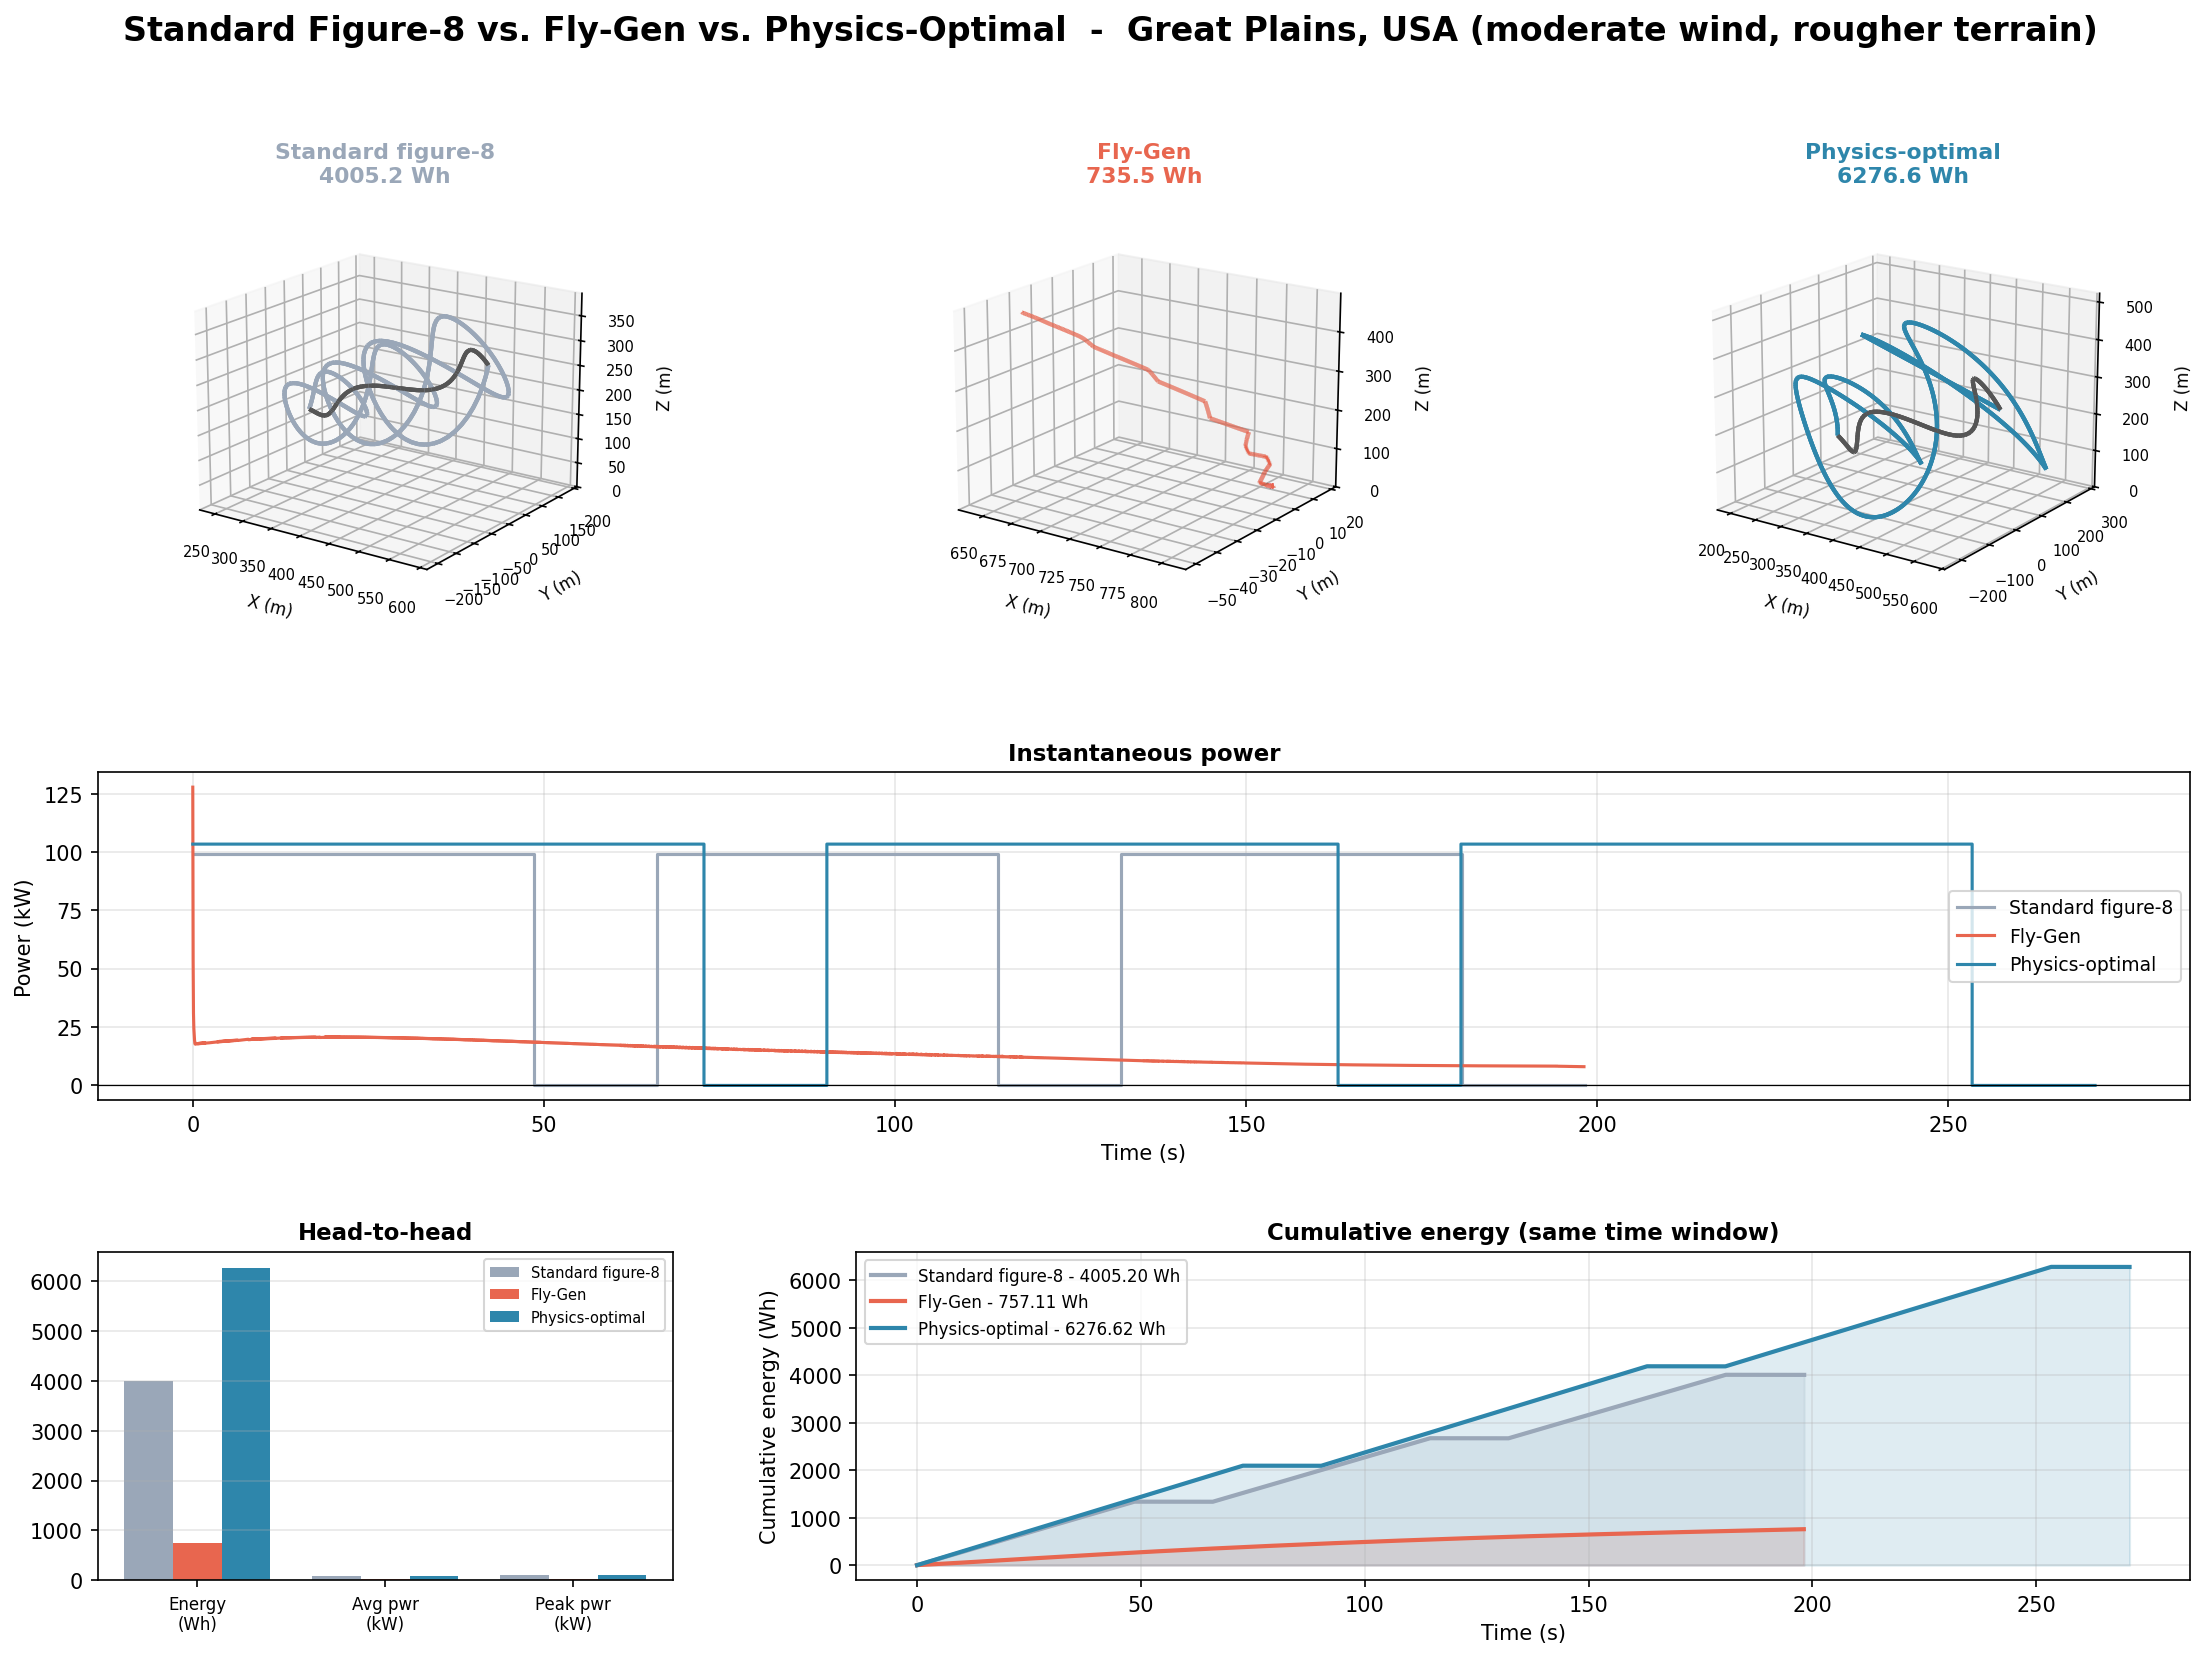

Write the Python code that produced this figure.
"""
kite_compare.py

Compares three airborne wind energy flight strategies for the same
kite, weather, and location:

  1. Standard ascending figure-8 - the simple, symmetric weave shape
     most commercial pumping-cycle systems standardize on. Only winch
     settings (reel-out/reel-in speed, depower) are tuned to the site.

  2. Fly-Gen (onboard generator) - fixed-length tether, no winch;
     onboard rotors extract power via added drag while the kite flies
     a continuous crosswind weave (historically Makani). Uses the
     full dynamic simulation from kite_dynamics.py, not the
     quasi-steady approximation the other two use.

  3. Physics-optimal pumping cycle - weave shape and winch settings
     are searched together to find whatever maximizes energy.

Usage (interactive - prompts you for weather/location/kite):
    python kite_compare.py

Usage (scripted):
    python kite_compare.py --wind-speed 12 --shear 0.14 --area 20 \\
        --site-elevation 500 --preset atacama_coast

Output: kite_compare.png (flight-path + power + energy comparison)
and a printed report.
"""

import argparse
import sys
import numpy as np
import matplotlib.pyplot as plt
from mpl_toolkits.mplot3d.art3d import Line3DCollection
from matplotlib.lines import Line2D

from kite_dynamics import KiteConfig
from kite_optimizer import WindEnvironment, optimize_route
from kite_pumping import optimize_fixed_figure8, optimize_physics_optimal
from kite_environments import LOCATION_PRESETS, build_environment, prompt_for_scenario


COLOR_FIXED = "#9AA7B8"     # standard figure-8 -- slate/grey
COLOR_FLYGEN = "#E8664F"    # Fly-Gen -- coral/red
COLOR_OPT = "#2E86AB"       # physics-optimal -- blue
COLOR_REEL_IN = "#555555"   # generic "reel-in" phase shade


# ─────────────────────────────────────────────
#  Comparison driver
# ─────────────────────────────────────────────

def run_comparison(cfg, env, l_min=300.0, l_max=650.0, elev0_deg=28.0,
                    flygen_tether_len=800.0, flygen_elev0_deg=30.0,
                    report_cycles=3, seed=0, verbose=True):
    if verbose:
        print("=" * 60)
        print("STEP 1/3 - Standard ascending figure-8 (winch settings only)")
        print("=" * 60)
    fixed_params, fixed_sim, _ = optimize_fixed_figure8(
        cfg, env, l_min=l_min, l_max=l_max, elev0_deg=elev0_deg,
        report_cycles=report_cycles, seed=seed, verbose=verbose)

    if verbose:
        print()
        print("=" * 60)
        print("STEP 2/3 - Physics-optimal pumping cycle (free-form shape + winch)")
        print("=" * 60)
    optimal_params, optimal_sim, _ = optimize_physics_optimal(
        cfg, env, l_min=l_min, l_max=l_max, elev0_deg=elev0_deg,
        report_cycles=report_cycles, seed=seed, verbose=verbose)

    # Match Fly-Gen's simulated window to the pumping cycle's natural
    # duration so all three are compared over identical wall-clock time.
    match_duration = fixed_sim["t"][-1]

    if verbose:
        print()
        print("=" * 60)
        print(f"STEP 3/3 - Fly-Gen (onboard generator, fixed tether, full dynamics)")
        print(f"  (matched to the same {match_duration:.0f}s window)")
        print("=" * 60)
    flygen_cfg = KiteConfig(mass=cfg.mass, area=cfg.area, CL=cfg.CL, CD=cfg.CD,
                             tether_len=flygen_tether_len,
                             site_elevation_msl=cfg.site_elevation_msl)
    flygen_result = optimize_route(flygen_cfg, env, report_t_end=match_duration,
                                    elev0_deg=flygen_elev0_deg, seed=seed,
                                    verbose=verbose)
    flygen_sim = _normalize_flygen_sim(flygen_result.best)

    return dict(fixed=(fixed_params, fixed_sim),
                optimal=(optimal_params, optimal_sim),
                flygen=(flygen_result.best_params, flygen_sim),
                match_duration=match_duration)


def _normalize_flygen_sim(sim):
    """
    Fly-Gen's sim dict (from kite_optimizer.py) has slightly different
    keys than the pumping-cycle sim dicts (no 'phase' or 'l', since
    it's a continuous weave on a fixed tether, not a reel-out/reel-in
    cycle). Add the missing keys so downstream plotting/report code
    can treat all three uniformly.
    """
    sim = dict(sim)  # shallow copy, don't mutate the original
    sim["phase"] = np.array(["out"] * len(sim["t"]))   # continuously "generating"
    sim["l"] = np.linalg.norm(sim["pos"], axis=1)
    sim["shape_loss"] = 0.0   # not a meaningful concept for Fly-Gen
    return sim


# ─────────────────────────────────────────────
#  Report
# ─────────────────────────────────────────────

def print_report(cfg, env, results, scenario_label=""):
    fixed_params, fixed_sim = results["fixed"]
    optimal_params, optimal_sim = results["optimal"]
    flygen_params, flygen_sim = results["flygen"]
    match_duration = results["match_duration"]

    fixed_Wh = fixed_sim["energy_J"] / 3600.0
    optimal_Wh = optimal_sim["energy_J"] / 3600.0
    flygen_Wh = flygen_sim["energy_J"] / 3600.0

    print()
    print("=" * 72)
    print("THREE-WAY COMPARISON")
    print("=" * 72)
    if scenario_label:
        print(f"Location:    {scenario_label}")
    print(f"Environment: {env}")
    print(f"Kite:        {cfg}")
    print(f"Comparison window: {match_duration:.0f} s ({match_duration/60:.1f} min)")
    print()
    print(f"{'':26s}{'Std figure-8':>15s}{'Fly-Gen':>15s}{'Physics-optimal':>17s}")
    print(f"{'Total energy (Wh)':26s}{fixed_Wh:15.2f}{flygen_Wh:15.2f}{optimal_Wh:17.2f}")
    print(f"{'Average power (kW)':26s}{fixed_sim['mean_power']/1000:15.2f}"
          f"{flygen_sim['mean_power']/1000:15.2f}{optimal_sim['mean_power']/1000:17.2f}")
    print(f"{'Peak power (kW)':26s}{fixed_sim['peak_power']/1000:15.2f}"
          f"{flygen_sim['peak_power']/1000:15.2f}{optimal_sim['peak_power']/1000:17.2f}")
    print(f"{'Peak tension (kN)':26s}{fixed_sim['peak_tension']/1000:15.2f}"
          f"{flygen_sim['peak_tension']/1000:15.2f}{optimal_sim['peak_tension']/1000:17.2f}")
    print()

    ro, ri, dp, nw, az, el = fixed_params
    print(f"Standard figure-8:   {nw:.1f} weaves/stroke, az=±{az:.0f}°, elev=±{el:.0f}° "
          f"(fixed shape); reel-out {ro:.2f} m/s, reel-in {ri:.2f} m/s, depower {dp*100:.0f}%")
    ro2, ri2, dp2, nw2, az2, el2 = optimal_params
    print(f"Physics-optimal:     {nw2:.1f} weaves/stroke, az=±{az2:.0f}°, elev=±{el2:.0f}° "
          f"(found by search); reel-out {ro2:.2f} m/s, reel-in {ri2:.2f} m/s, depower {dp2*100:.0f}%")
    az_amp, f, phi, elev_amp, gen_load = flygen_params
    print(f"Fly-Gen:             figure-8 az=±{np.degrees(az_amp):.0f}°, "
          f"elev=±{np.degrees(elev_amp):.0f}° @ {f:.3f} Hz (pursuit-guidance "
          f"tracked); generator load {gen_load*100:.0f}% "
          f"(fixed tether {flygen_sim['l'][0]:.0f}m)")
    if flygen_sim.get("crashed") or flygen_sim.get("stalled"):
        print("  ** WARNING: Fly-Gen trajectory crashed or stalled during the "
              "simulated window -- its numbers above are not a sustained-flight result.")
    print()

    entries = [("Standard figure-8", fixed_Wh), ("Fly-Gen", flygen_Wh),
               ("Physics-optimal", optimal_Wh)]
    winner_name, winner_wh = max(entries, key=lambda e: e[1])
    runner_up_wh = sorted([e[1] for e in entries], reverse=True)[1]
    print(f"Winner for these conditions: {winner_name} "
          f"({winner_wh:.1f} Wh, {(winner_wh/max(runner_up_wh,1e-9)-1)*100:+.0f}% "
          f"vs. the next best)")
    print()
    print("Notes on comparability: the two pumping-cycle strategies (Standard")
    print("figure-8, Physics-optimal) use a quasi-steady approximation, the same")
    print("kind used in early-stage AWE feasibility studies. Fly-Gen uses the full")
    print("dynamic simulation instead (real steering physics, RK4 integration).")
    print("The comparison is fair in energy/power/tension terms, but keep in mind")
    print("the two modeling approaches have different fidelity trade-offs.")
    print("=" * 72)


# ─────────────────────────────────────────────
#  Visualization
# ─────────────────────────────────────────────

def plot_comparison(cfg, env, results, scenario_label="",
                     path="kite_compare.png", dpi=150):
    fixed_params, fixed_sim = results["fixed"]
    optimal_params, optimal_sim = results["optimal"]
    flygen_params, flygen_sim = results["flygen"]

    fixed_Wh = fixed_sim["energy_J"] / 3600.0
    optimal_Wh = optimal_sim["energy_J"] / 3600.0
    flygen_Wh = flygen_sim["energy_J"] / 3600.0

    strategies = [
        ("Standard figure-8", fixed_sim, COLOR_FIXED, fixed_Wh),
        ("Fly-Gen", flygen_sim, COLOR_FLYGEN, flygen_Wh),
        ("Physics-optimal", optimal_sim, COLOR_OPT, optimal_Wh),
    ]

    fig = plt.figure(figsize=(18, 12))
    gs = fig.add_gridspec(3, 3, height_ratios=[1.3, 1, 1],
                           width_ratios=[1, 1, 1], hspace=0.42, wspace=0.32)
    title = "Standard Figure-8 vs. Fly-Gen vs. Physics-Optimal"
    if scenario_label:
        title += f"  -  {scenario_label}"
    fig.suptitle(title, fontsize=16, fontweight="bold")

    def draw_path(ax, sim, title_txt, color):
        x, y, z = sim["pos"][:, 0], sim["pos"][:, 1], sim["pos"][:, 2]
        is_out = sim["phase"] == "out"
        pts = np.array([x, y, z]).T.reshape(-1, 1, 3)
        segs = np.concatenate([pts[:-1], pts[1:]], axis=1)
        colors = [color if is_out[i] else COLOR_REEL_IN for i in range(len(segs))]
        lc = Line3DCollection(segs, colors=colors, linewidth=2.0)
        ax.add_collection3d(lc)
        ax.set_xlim(x.min()-20, x.max()+20)
        ax.set_ylim(y.min()-20, y.max()+20)
        ax.set_zlim(0, z.max()+30)
        ax.set_xlabel("X (m)", fontsize=8)
        ax.set_ylabel("Y (m)", fontsize=8)
        ax.set_zlabel("Z (m)", fontsize=8)
        ax.set_title(title_txt, fontsize=10.5, fontweight="bold", color=color)
        ax.view_init(elev=18, azim=-55)
        ax.tick_params(labelsize=7)

    # ── Panels 1-3: 3D flight paths ────────────────────────────
    for i, (name, sim, color, wh) in enumerate(strategies):
        ax = fig.add_subplot(gs[0, i], projection="3d")
        draw_path(ax, sim, f"{name}\n{wh:.1f} Wh", color)

    # ── Panel 4: Power vs time (spans full width, row 2) ──────
    ax4 = fig.add_subplot(gs[1, :])
    for name, sim, color, wh in strategies:
        ax4.plot(sim["t"], sim["P"]/1000, color=color, linewidth=1.5, label=name)
    ax4.axhline(0, color="black", linewidth=0.6)
    ax4.set_xlabel("Time (s)")
    ax4.set_ylabel("Power (kW)")
    ax4.set_title("Instantaneous power", fontsize=11, fontweight="bold")
    ax4.legend(fontsize=9)
    ax4.grid(alpha=0.3)

    # ── Panel 5: Head-to-head bars ──────────────────────────────
    ax5 = fig.add_subplot(gs[2, 0])
    metrics = ["Energy\n(Wh)", "Avg pwr\n(kW)", "Peak pwr\n(kW)"]
    xpos = np.arange(len(metrics))
    w = 0.26
    for i, (name, sim, color, wh) in enumerate(strategies):
        vals = [wh, sim["mean_power"]/1000, sim["peak_power"]/1000]
        ax5.bar(xpos + (i-1)*w, vals, w, color=color, label=name)
    ax5.set_xticks(xpos)
    ax5.set_xticklabels(metrics, fontsize=8)
    ax5.set_title("Head-to-head", fontsize=11, fontweight="bold")
    ax5.legend(fontsize=7)
    ax5.grid(alpha=0.3, axis="y")

    # ── Panel 6: Cumulative energy ──────────────────────────────
    ax6 = fig.add_subplot(gs[2, 1:])
    for name, sim, color, wh in strategies:
        cum = np.concatenate([[0], np.cumsum(
            0.5*(sim["P"][1:]+sim["P"][:-1])*np.diff(sim["t"]))]) / 3600.0
        ax6.fill_between(sim["t"], cum, color=color, alpha=0.15)
        ax6.plot(sim["t"], cum, color=color, linewidth=2, label=f"{name} - {cum[-1]:.2f} Wh")
    ax6.set_xlabel("Time (s)")
    ax6.set_ylabel("Cumulative energy (Wh)")
    ax6.set_title("Cumulative energy (same time window)", fontsize=11, fontweight="bold")
    ax6.legend(fontsize=8, loc="upper left")
    ax6.grid(alpha=0.3)

    plt.savefig(path, dpi=dpi, bbox_inches="tight")
    plt.close(fig)
    return path


# ─────────────────────────────────────────────
#  CLI
# ─────────────────────────────────────────────

def _parse_args():
    p = argparse.ArgumentParser(description=__doc__,
                                 formatter_class=argparse.RawDescriptionHelpFormatter)
    p.add_argument("--preset", type=str, default=None,
                    choices=list(LOCATION_PRESETS.keys()),
                    help="named location preset (skips interactive prompts)")
    p.add_argument("--wind-speed", type=float, default=None,
                    help="wind speed (m/s) at 10m reference height")
    p.add_argument("--shear", type=float, default=None,
                    help="wind shear exponent")
    p.add_argument("--site-elevation", type=float, default=None,
                    help="site elevation above sea level (m)")
    p.add_argument("--lwc", type=float, default=None,
                    help="fog liquid water content (kg/m^3)")
    p.add_argument("--mass", type=float, default=50.0)
    p.add_argument("--area", type=float, default=20.0)
    p.add_argument("--cl", type=float, default=1.0)
    p.add_argument("--cd", type=float, default=0.15)
    p.add_argument("--l-min", type=float, default=300.0)
    p.add_argument("--l-max", type=float, default=650.0)
    p.add_argument("--cycles", type=int, default=3)
    p.add_argument("--seed", type=int, default=0)
    p.add_argument("--output", type=str, default="kite_compare.png")
    p.add_argument("--non-interactive", action="store_true",
                    help="never prompt; use flags/defaults only")
    return p.parse_args()


def main():
    args = _parse_args()

    any_manual_flag = any(v is not None for v in
                           [args.wind_speed, args.shear, args.site_elevation,
                            args.lwc]) or args.preset is not None

    if not any_manual_flag and not args.non_interactive and sys.stdin.isatty():
        cfg, env, scenario_label = prompt_for_scenario()
    else:
        overrides = {}
        if args.wind_speed is not None:
            overrides["wind_speed_ref"] = args.wind_speed
        if args.shear is not None:
            overrides["shear_exp"] = args.shear
        if args.site_elevation is not None:
            overrides["site_elevation_msl"] = args.site_elevation
        if args.lwc is not None:
            overrides["lwc"] = args.lwc

        env, site_elevation_msl = build_environment(args.preset, **overrides)
        cfg = KiteConfig(mass=args.mass, area=args.area, CL=args.cl, CD=args.cd,
                          site_elevation_msl=site_elevation_msl)
        scenario_label = (LOCATION_PRESETS[args.preset]["label"]
                           if args.preset else "Custom (CLI flags)")

    results = run_comparison(cfg, env, l_min=args.l_min, l_max=args.l_max,
                              report_cycles=args.cycles, seed=args.seed)

    print_report(cfg, env, results, scenario_label)
    out_path = plot_comparison(cfg, env, results, scenario_label, path=args.output)
    print(f"\nComparison plot saved: {out_path}")


if __name__ == "__main__":
    main()
